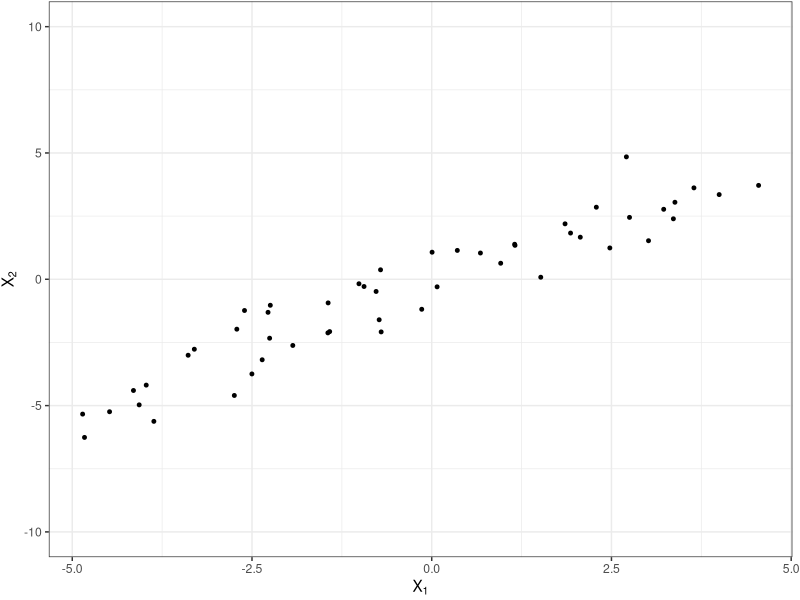

Reproduce this figure in R. (Note: this script raises an error after producing the figure.)
# PREREQ -----------------------------------------------------------------------

library(ggplot2)
theme_set(theme_bw() + theme(plot.margin=grid::unit(c(1,5.5,1,1), "pt")))

# DATA -------------------------------------------------------------------------

set.seed(10)

# Generate Pseudo Random Variables
x1 = runif(50, -5, 5)
x2 = x1 + rnorm(50, 0, 1)
df_observed = data.frame(x1, x2)

# PLOT -------------------------------------------------------------------------

p = ggplot() +
  geom_point(data = df_observed, aes(x1, x2), size = 1) +
  labs(x = expression(X[1]), y = expression(X[2])) + 
  ylim(c(-10,10))

saveRDS(object = p, "slides/feature-effects/figure/ale_scatter.RDS")
ggsave("slides/feature-effects/figure/ale_scatter.pdf", p, width = 5.5,
       height = 4)
